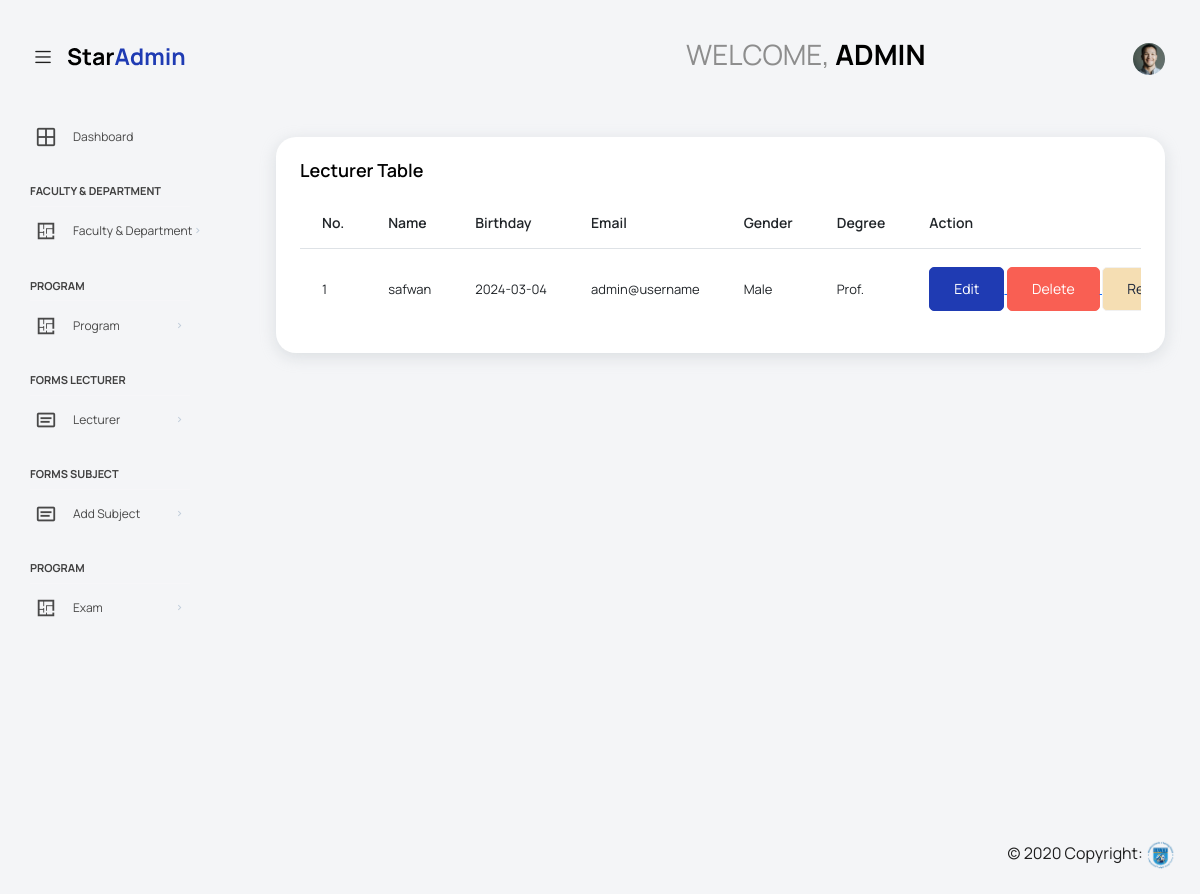
Page /adminPanel/manage-lecturer.php?id=1&pass=update (signed in) on the committed database.
### tables this page shows
CREATE TABLE IF NOT EXISTS `lecturer` (
  `Le_ID` int(11) NOT NULL AUTO_INCREMENT,
  `Le_Name` varchar(50) NOT NULL,
  `Le_Birthday` varchar(50) NOT NULL,
  `Le_Email` varchar(50) NOT NULL,
  `Le_Pass` varchar(100) NOT NULL,
  `Le_Gender` varchar(50) NOT NULL,
  `Le_Degree` varchar(50) NOT NULL,
  PRIMARY KEY (`Le_ID`),
  UNIQUE KEY `Le_Email` (`Le_Email`)
);

### adminPanel/manage-lecturer.php (the view, shortened to what this page needs)
<?php
include_once('../includes/conn.php');
$id=$_SESSION['id'];
$query=mysqli_query($conn,"SELECT * FROM admin WHERE Ad_ID=".$id);
$result= mysqli_fetch_array($query);
if (strlen($_SESSION['id']==0))
  {
  header('location:../outSession.php');
  }
  else{
              ?>
<!DOCTYPE html>
<html lang="en">
<head>
<html lang="en">
<head>
  <link rel="stylesheet" href="vendors/feather/feather.css">
  <link rel="stylesheet" href="vendors/mdi/css/materialdesignicons.min.css">
  <link rel="stylesheet" href="vendors/ti-icons/css/themify-icons.css">
  <link rel="stylesheet" href="vendors/typicons/typicons.css">
  <link rel="stylesheet" href="vendors/simple-line-icons/css/simple-line-icons.css">
  <link rel="stylesheet" href="vendors/css/vendor.bundle.base.css">
  <link rel="stylesheet" href="vendors/datatables.net-bs4/dataTables.bootstrap4.css">
  <link rel="stylesheet" href="js/select.dataTables.min.css">
  <link rel="stylesheet" href="css/vertical-layout-light/style.css">
</head>
<body>
  <div class="container-scroller">
    <?php include('head.php'); ?>
    <div class="container-fluid page-body-wrapper">
      <?php include('sidebar.php'); ?>
      <div class="main-panel">
        <div class="content-wrapper">
          <div class="row">
            <div class="col-sm-12">
              <div class="card">
                <div class="card-body">
                <h4 class="card-title">Lecturer Table</h4>
                  <div class="table-responsive">
                  <?php
                    $query= "SELECT * FROM lecturer";
                      $result = mysqli_query($conn,$query);
                      if(mysqli_num_rows($result)> 0)
                      {?>
                <table class="table">
                  <thead>
                    <tr>
                      <th>No.</th>
                      <th>Name</th>
                      <th>Birthday</th>
                      <th>Email</th>
                      <th>Gender</th>
                      <th>Degree</th>
                      <th>Action</th>
                    </tr>
                  </thead>
                  <tbody>
                  <?php
                  $i=1;
                  while($row = mysqli_fetch_assoc($result))
                  {?>
                    <tr>
                    <td><?php echo $i; $i++; ?></td>
                      <td><?php echo $row['Le_Name']; ?></td>
                      <td><?php echo $row['Le_Birthday']; ?></td>
                      <td><?php echo $row['Le_Email']; ?></td>
                      <td><?php echo $row['Le_Gender']; ?></td>
                      <td><?php echo $row['Le_Degree']; ?></td>
                      <td>
                      <a href="edit-lecturer.php?id=<?php echo $row['Le_ID'];?>">
                        <button class="btn btn-primary"><i class="fa fa-edit "></i> Edit</button> </a>
                      <a href="manage-lecturer.php?id=<?php echo $row['Le_ID']; ?>&del=delete" onClick="return confirm('Are you sure you want to delete?')">
                        <button class="btn btn-danger">Delete</button>
                      </a>
                      <a href="manage-lecturer.php?id=<?php echo $row['Le_ID']?>&pass=update" onClick="return confirm('Are you sure you want to reset password?')">
                        <button type="submit" name="submit" id="submit" class="btn btn-secondary" >Reset Password</button>
                      </a>
                      </td>
                    </tr>
                    <?php
                  }
                  }
                  else echo "You doesn't have any lecturer";?>
                            </tbody>
                    </table>
                  </div>
                </div>
              </div>
            </div>
            </div>
          </div>
        </div>
      </div>
    </div>
  <?php include('footer.php');?>
                <?php }?>
</body>
</html>

### adminPanel/head.php (shortened to what this page needs)
<nav class="navbar default-layout col-lg-12 col-12 p-0 d-flex align-items-top flex-row pt-5 mt-3">
      <div class="text-center navbar-brand-wrapper d-flex align-items-center justify-content-start">
        <div class="me-3">
          <button class="navbar-toggler navbar-toggler align-self-center" type="button" data-bs-toggle="minimize">
            <span class="icon-menu"></span>
          </button>
        </div>
        <div>
          <a class="navbar-brand brand-logo" href="index.html">
            <img src="images/logo.svg" alt="logo">
          </a>
        </div>
      </div>
      <div class="navbar-menu-wrapper d-flex align-items-top" style="  padding-left: 466px; text-transform: uppercase;
">
        <ul class="navbar-nav">
          <li class="nav-item font-weight-semibold d-none d-lg-block ms-0 ">
            <h1 class="welcome-text">welcome, <span class="text-black fw-bold nav-category"><?php echo $result['Ad_Name'];?></span></h1>
          </li>
        </ul>
        <ul class="navbar-nav ms-auto">
          <li class="nav-item">
            <form class="search-form" action="#">
              <i class="icon-search"></i>
              <input type="search" class="form-control" placeholder="Search Here" title="Search here">
            </form>
          </li>
          <li class="nav-item dropdown d-none d-lg-block user-dropdown">
            <a class="nav-link" id="UserDropdown" href="#" data-bs-toggle="dropdown" aria-expanded="false">
              <img class="img-xs rounded-circle" src="images/faces/face8.jpg" alt="Profile image"> </a>
          </li>
        </ul>
      </div>
    </nav>

### rows in the picture
lecturer: Le_Name "safwan", Le_Birthday "2024-03-04", Le_Email "admin@username", Le_Gender "Male", Le_Degree "Prof."

### other values in the picture
$result['Ad_Name'] "ADMIN"
